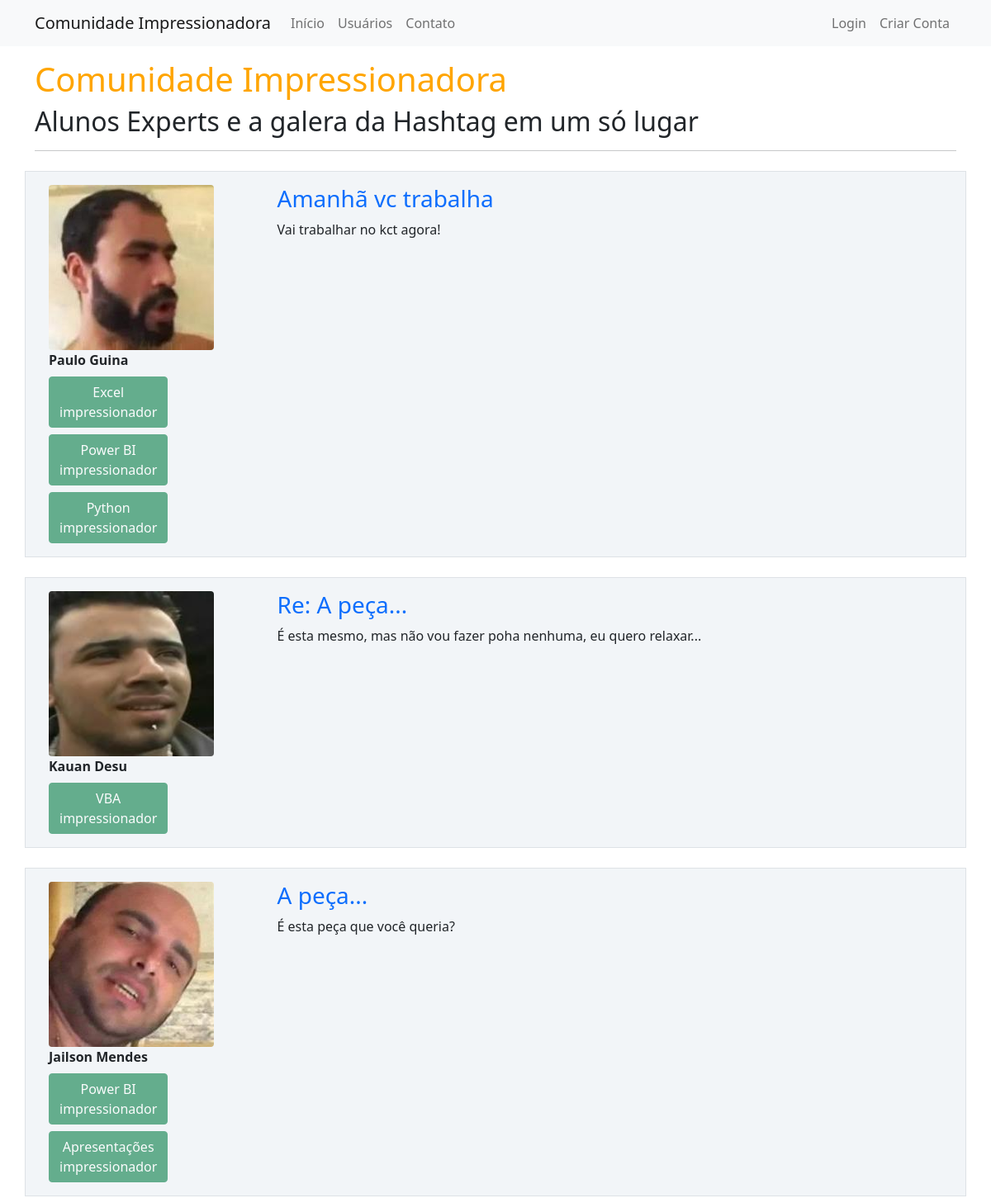
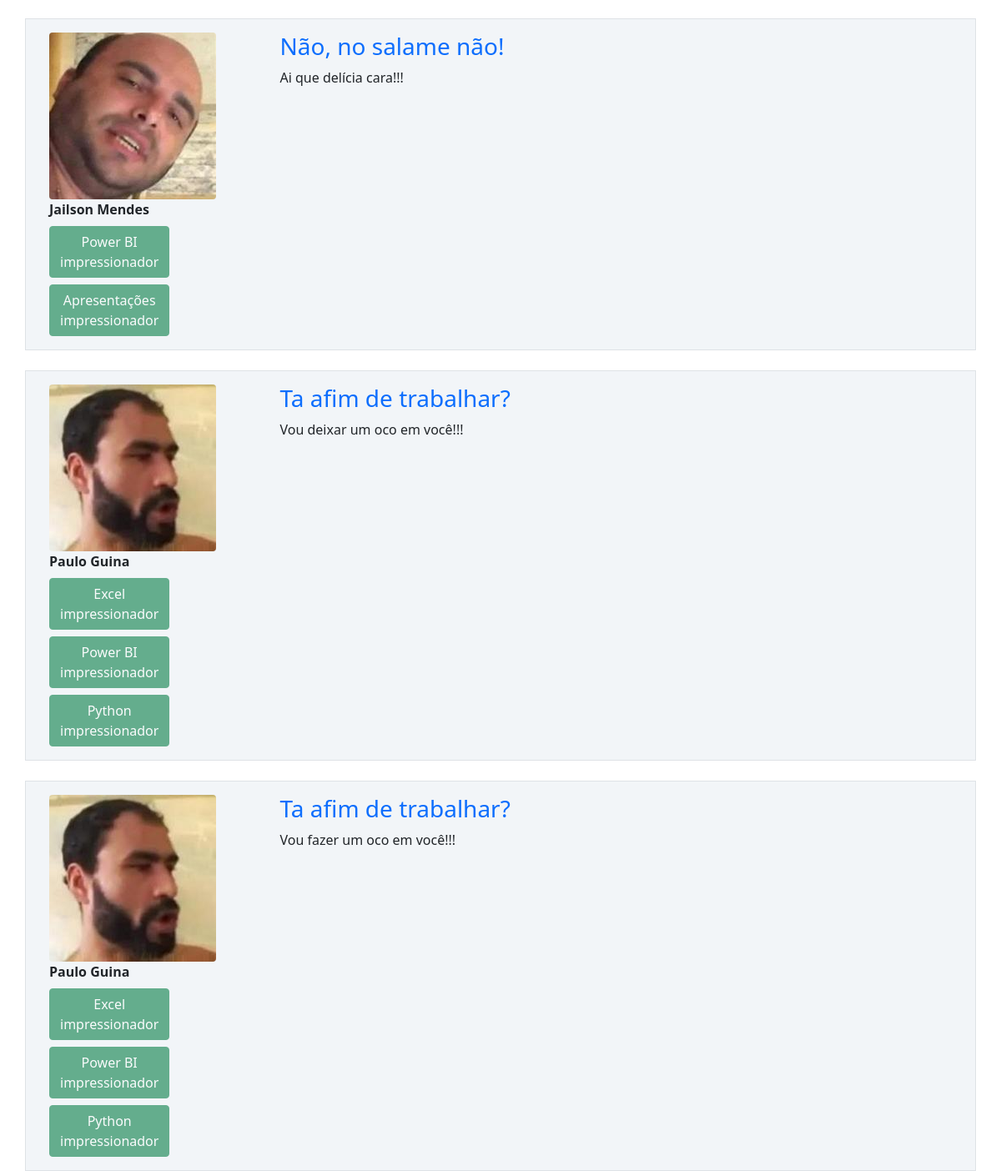
The page / on the database its author committed (2 pictures, top to bottom).
### comunidadeimpressionadora/models.py (models this page shows, shortened)
class Post(database.Model):
    id = database.Column(database.Integer, primary_key=True)
    titulo = database.Column(database.String, nullable=False)
    corpo = database.Column(database.Text, nullable=False)
    data_criacao = database.Column(database.DateTime, nullable=False, default=datetime.utcnow)
    id_usuario = database.Column(database.Integer, database.ForeignKey('usuario.id'), nullable=False)

class Usuario(database.Model, UserMixin):
    id = database.Column(database.Integer, primary_key=True)
    username = database.Column(database.String, nullable=False)
    email = database.Column(database.String, nullable=False, unique=True)
    senha = database.Column(database.String, nullable=False)
    foto_perfil = database.Column(database.String, default='default.jpg')
    posts = database.relationship('Post', backref='autor', lazy=True)
    cursos = database.Column(database.String, nullable=False, default='Não Informado')

### comunidadeimpressionadora/routes.py (the view)
@app.route('/')
def home():
    posts = Post.query.order_by(Post.id.desc())
    return render_template('home.html', posts=posts)

### comunidadeimpressionadora/templates/home.html
{% extends 'base.html' %}
{% block body %}
        <div class="container mt-3">
            <h1 style="color: orange">Comunidade Impressionadora</h1>
            <h2>Alunos Experts e a galera da Hashtag em um só lugar</h2>
            <hr>
            {% for post in posts %}
            <div class="row border mt-4 p-3 meupost">
                <div class="col col-3">
                    <div class="image pe-2">
                            <img src="{{ url_for('static', filename='fotos_perfil/{}'.format(post.autor.foto_perfil)) }}" class="rounded" width="200" >
                    </div>
                        <strong>{{ post.autor.username }}</strong>
                        <div class="row justify-content-left">
                            <div class="col col-4" style="text-align: center">
                                {% for curso in post.autor.cursos.split(';') %}
                                <button type="button" class="btn btn-success mt-2" disabled>{{ curso }}</button>
                                {% endfor %}
                            </div>
                        </div>
                </div>
                <div class="col col-9">
                    <a style="text-decoration: none" href="{{ url_for('exibir_post', post_id=post.id) }}"> <h3>{{ post.titulo }}</h3></a>
                    <p>{{ post.corpo }}</p>
                </div>
            </div>
            {% endfor %}
        </div>
{% endblock %}

### comunidadeimpressionadora/templates/base.html (shortened to what this page needs)
<!DOCTYPE html>
<html lang="pt-br">
<head>
    <link href="https://cdn.jsdelivr.net/npm/bootstrap@5.0.0-beta1/dist/css/bootstrap.min.css" rel="stylesheet">
    <link rel="stylesheet" type="text/css" href="{{ url_for('static', filename='main.css') }}">
</head>
<body>
    {% include 'navbar.html' %}
    {% block body %}
    {% endblock %}
</body>
</html>

### comunidadeimpressionadora/templates/navbar.html
<nav class="navbar navbar-expand-lg navbar-light bg-light">
  <div class="container-fluid container">
    <a class="navbar-brand" href="{{ url_for('home') }}">Comunidade Impressionadora</a>
    <div class="collapse navbar-collapse" id="navbarSupportedContent">
      <ul class="navbar-nav me-auto mb-2 mb-lg-0">
        <li class="nav-item">
          <a class="nav-link" aria-current="page" href="{{ url_for('home') }}">Início</a>
        </li>
        <li class="nav-item">
          <a class="nav-link" href="{{ url_for('usuarios') }}">Usuários</a>
        </li>
        <li class="nav-item">
          <a class="nav-link" href="{{ url_for('contato') }}">Contato</a>
        </li>
      </ul>
      <ul class="d-flex navbar-nav">
        {% if current_user.is_authenticated %}
          <li class="nav-item">
            <a class="nav-link" href="{{ url_for('criar_post') }}">Criar Post</a>
          </li>
          <li class="nav-item">
            <a class="nav-link" href="{{ url_for('perfil') }}">Meu Perfil</a>
          </li>
          <li class="nav-item">
            <a class="nav-link" href="{{ url_for('sair') }}">Sair</a>
          </li>
        {% else %}
          <li class="nav-item">
            <a class="nav-link" href="{{ url_for('login') }}">Login</a>
          </li>
          <li class="nav-item">
            <a class="nav-link" href="{{ url_for('login') }}">Criar Conta</a>
          </li>
        {% endif %}
      </ul>
    </div>
  </div>
</nav>

### comunidadeimpressionadora/static/main.css (style rules this page uses)
.meupost { background: #f2f5f8 !important; }

### rows shown on the page
Post: foto_perfil (placeholder picture), autor.username "Paulo Guina", curso "Excel impressionador" "Power BI impressionador" "Python impressionador", titulo "Amanhã vc trabalha", corpo "Vai trabalhar no kct agora!"
Post: foto_perfil (placeholder picture), autor.username "Kauan Desu", titulo "Re: A peça...", corpo "É esta mesmo, mas não vou fazer poha nenhuma, eu quero relaxar..."
Usuario: cursos "VBA impressionador"
Post: foto_perfil (placeholder picture), autor.username "Jailson Mendes", curso "Power BI impressionador" "Apresentações impressionador", titulo "A peça...", corpo "É esta peça que você queria?"
Post: foto_perfil (placeholder picture), autor.username "Jailson Mendes", curso "Power BI impressionador" "Apresentações impressionador", titulo "Não, no salame não!", corpo "Ai que delícia cara!!!"
Post: foto_perfil (placeholder picture), autor.username "Paulo Guina", curso "Excel impressionador" "Power BI impressionador" "Python impressionador", titulo "Ta afim de trabalhar?", corpo "Vou deixar um oco em você!!!"
Post: foto_perfil (placeholder picture), autor.username "Paulo Guina", curso "Excel impressionador" "Power BI impressionador" "Python impressionador", titulo "Ta afim de trabalhar?", corpo "Vou fazer um oco em você!!!"
